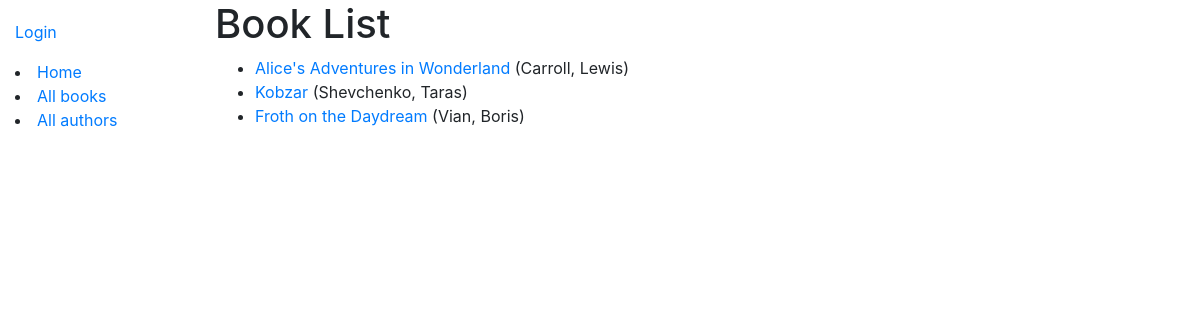
/catalog/books/, run on an earlier commit of the app's database.
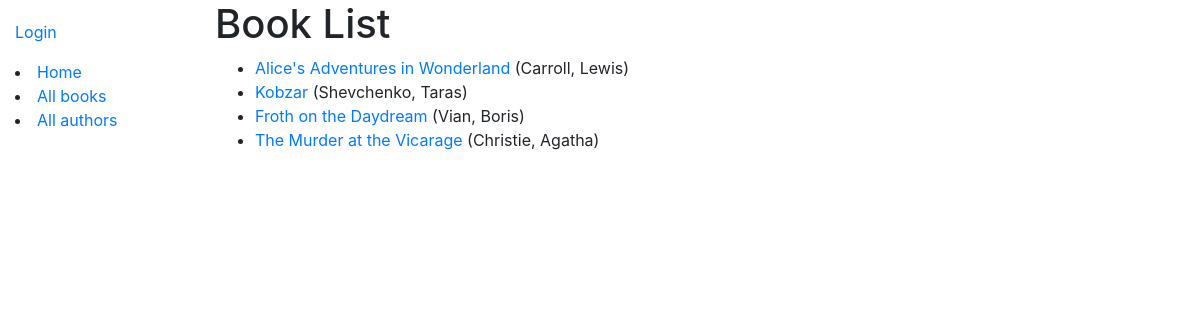
And on a later commit of the database.
### catalog/models.py (models this page shows, shortened)
class Book(models.Model):
    title = models.CharField(max_length=200)
    author = models.ForeignKey("Author", on_delete=models.SET_NULL, null=True)
    summary = models.TextField(
        max_length=1000, help_text="Enter a brief description of the book"
    )
    isbn = models.CharField(
        "ISBN",
        max_length=13,
        help_text='13 Character <a href="https://www.isbn-international.org/content/what-isbn'
        '">ISBN number</a>',
    )
    genre = models.ManyToManyField(Genre, help_text="Select a genre for this book")
    language = models.ForeignKey("Language", on_delete=models.SET_NULL, null=True)
    def display_genre(self):
        """Creates a string for the Genre. This is required to display genre in Admin."""
        return ", ".join([genre.name for genre in self.genre.all()[:3]])
    display_genre.short_description = "Genre"
    def get_absolute_url(self):
        return reverse("book-detail", args=[str(self.id)])

class Author(models.Model):
    first_name = models.CharField(max_length=100)
    last_name = models.CharField(max_length=100)
    date_of_birth = models.DateField(null=True, blank=True)
    date_of_death = models.DateField("died", null=True, blank=True)
    class Meta:
        ordering = ["last_name", "first_name"]
    def __str__(self):
        return f"{self.last_name}, {self.first_name}"
    class Meta:
        ordering = ["last_name"]

### catalog/views.py (the view)
# urls.py: path("books/", views.BookListView.as_view(), name="books"),
class BookListView(generic.ListView):
    model = Book
    paginate_by = 5
    context_object_name = (
        "book_list"
    )  # your own name for the list as a template variable
    queryset = Book.objects.all()
    template_name = "/books/book_list.html"

### catalog/templates/catalog/book_list.html
{% extends "base_generic.html" %}
{% block content %}
  <h1>Book List</h1>
  {% if book_list %}
  <ul>
    {% for book in book_list %}
      <li>
        <a href="{{ book.get_absolute_url }}">{{ book.title }}</a> ({{book.author}})
      </li>
    {% endfor %}
  </ul>
  {% else %}
    <p>There are no books in the library.</p>
  {% endif %}
{% endblock %}

### catalog/templates/base_generic.html (shortened to what this page needs)
<!DOCTYPE html>
<html lang="en">
<head>
  <link rel="stylesheet" href="https://stackpath.bootstrapcdn.com/bootstrap/4.1.3/css/bootstrap.min.css">
  {% load static %}
  <link rel="stylesheet" href="{% static 'css/styles.css' %}">
</head>
<body>
  <div class="container-fluid">
    <div class="row">
      <div class="col-sm-2">
      {% block sidebar %}
        <ul class="sidebar-nav">
            {% if user.is_authenticated %}
     <li>User: {{ user.get_username }}</li>
            <li><a href="{% url 'my-borrowed' %}">My Borrowed</a></li>
     <li><a href="{% url 'logout'%}?next={{request.path}}">Logout</a></li>
   {% else %}
     <li><a href="{% url 'login'%}?next={{request.path}}">Login</a></li>
   {% endif %}
  </ul>
          <li><a href="{% url 'index' %}">Home</a></li>
          <li><a href="{% url 'books' %}">All books</a></li>
          <li><a href="{% url 'authors' %}">All authors</a></li>
     {% endblock %}
      </div>
      <div class="col-sm-10 ">{% block content %}{% endblock %}
         </div>
    </div>
  </div>
</body>
</html>

### catalog/static/css/styles.css (style rules this page uses)
.sidebar-nav { margin-top: 20px; padding: 0; list-style: none; }

What changed in the data, as far as the page shows it:
added Book: title "The Murder at the Vicarage", author "Christie, Agatha"
